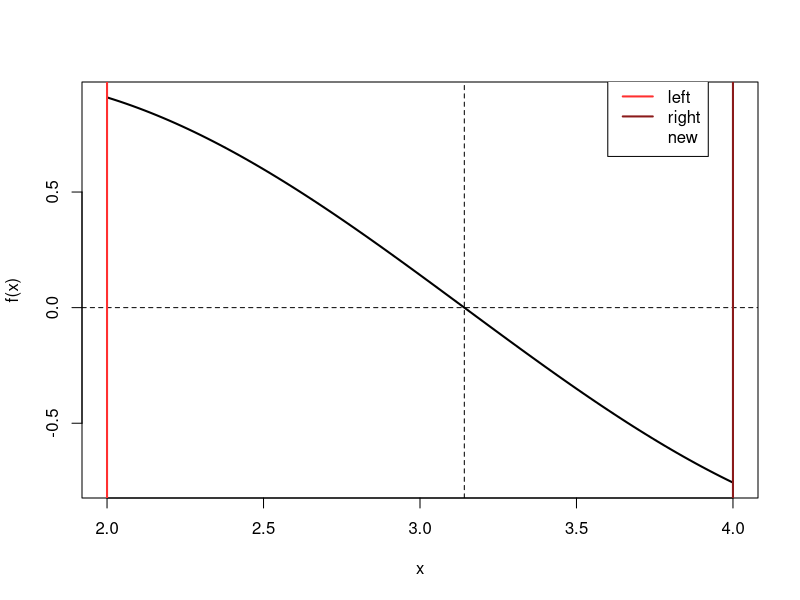
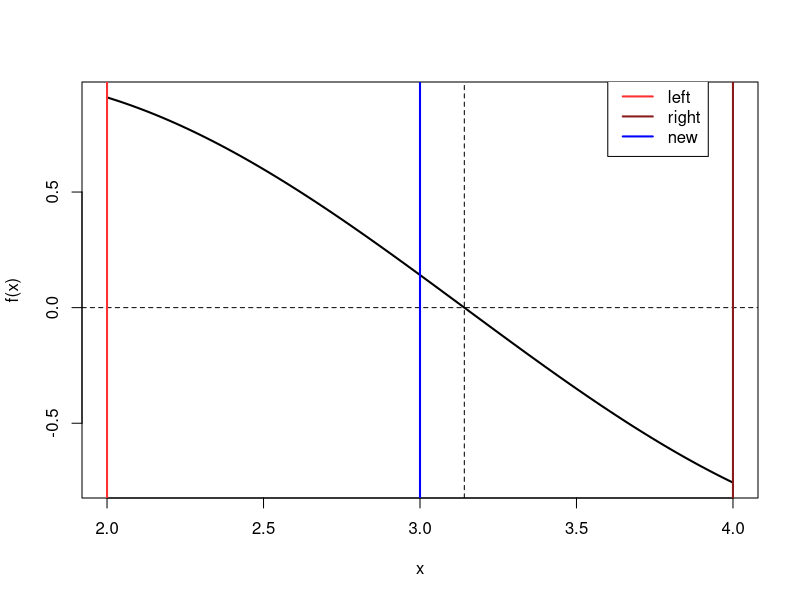
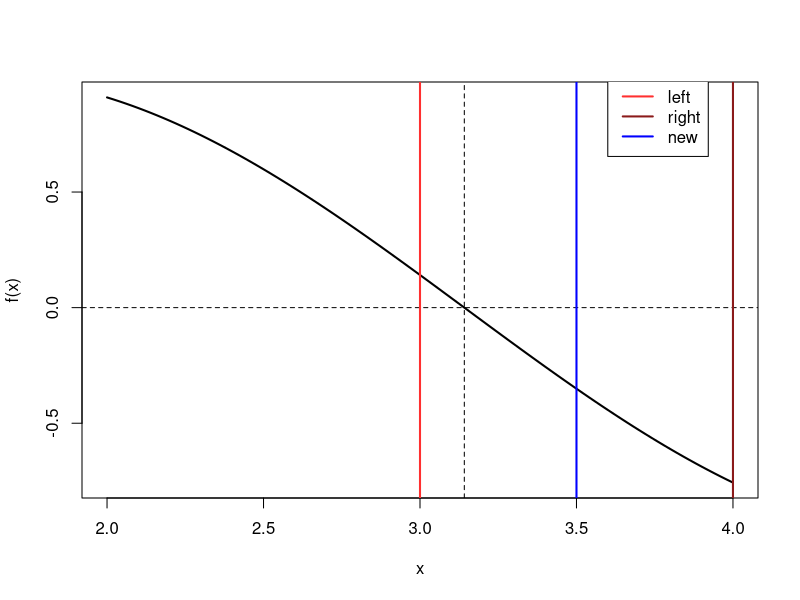
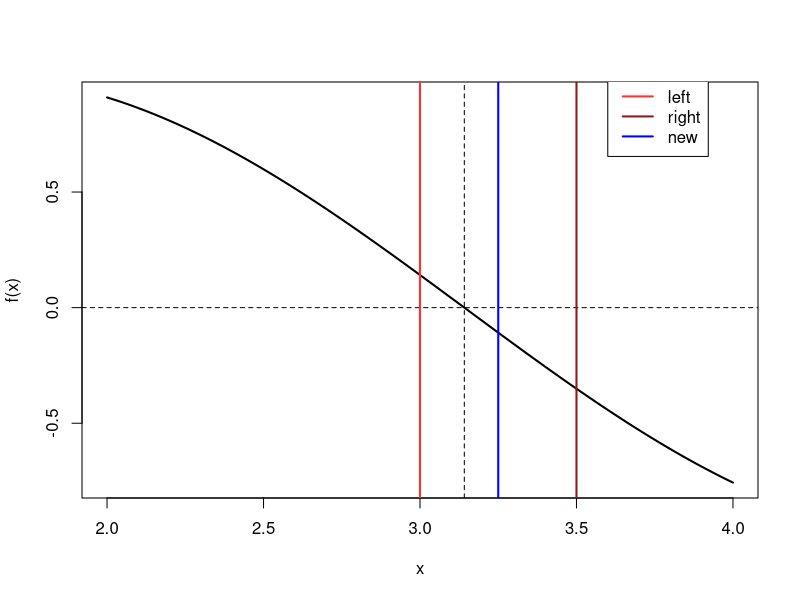
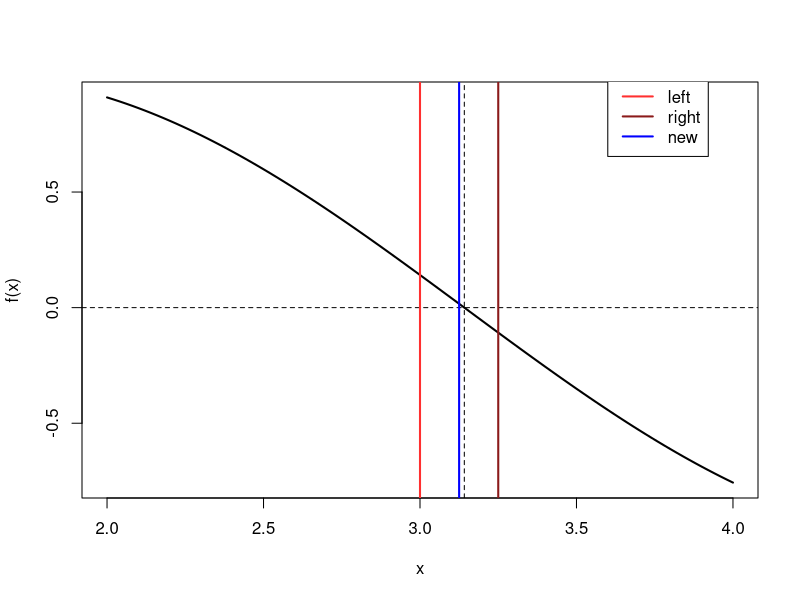
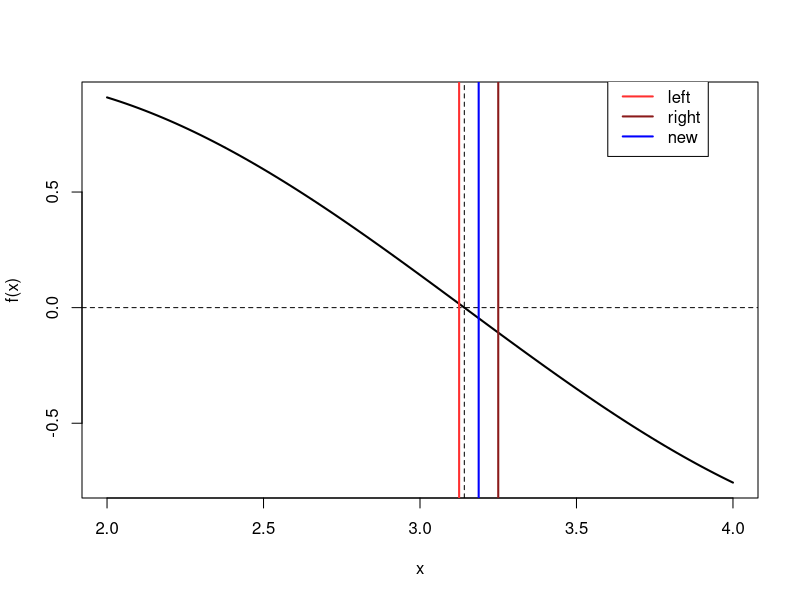
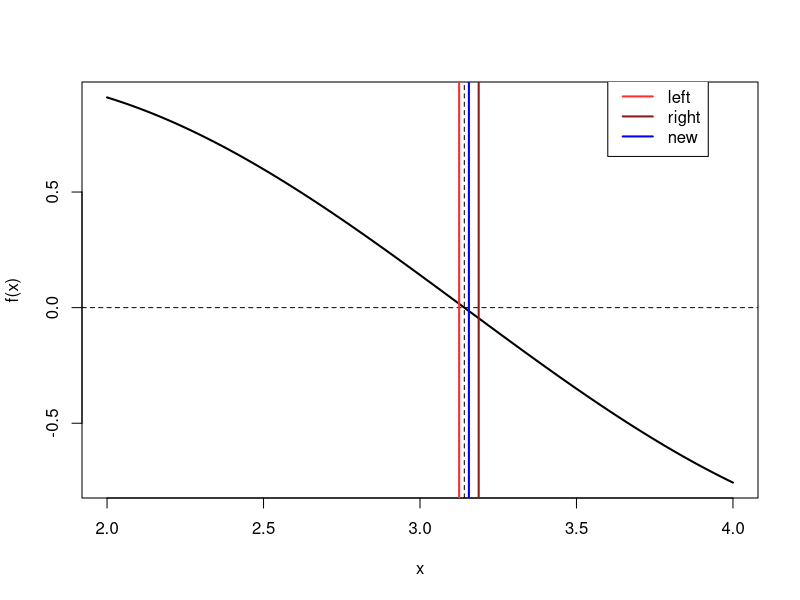

Generate these figures, in order, with R:
bisection = function(a,b, fun, q = .5, max.iter = 10, tol = 0.001) {
  lower = numeric(max.iter)
  upper = numeric(max.iter)
  new = numeric(max.iter)
  root = NA
  
  lower[1] = a
  upper[1] = b
  
  for(i in 1:max.iter) {
    new[i] = q * (lower[i]+upper[i])
    if(fun(new[i]) == 0 | (upper[i]-lower[i])/2 < tol) {
      print("Root found!")
      root = new[i]
      break
    }
    if(sign(fun(new[i])) == sign(fun(lower[i]))) {
      lower[i+1] = new[i]
      upper[i+1] = upper[i]
    } else {
      lower[i+1] = lower[i]
      upper[i+1] = new[i]
    }
  }
  return(list(root = root, lower = lower, upper = upper, new = new, a = a, b = b))
}

sin.bi = bisection(0.5, 4.5, sin, max.iter = 6)

plot.bisection = function(i, results, real.root = NA, colors = c("firebrick1", "firebrick4", "blue")) {
  curve(sin, results$a, results$b, lwd = 2, ylab = "f(x)")
  abline(h = 0, lty = 2)
  if(!is.na(real.root)) abline(v = real.root, lty = 2)
  abline(v = results$lower[i], lwd = 2, col = colors[1])
  abline(v = results$upper[i], lwd = 2, col = colors[2])
  abline(v = results$new[i], lwd = 2,  col = colors[3])
  legend(3.6, 1, c("left", "right", "new"), col = colors, lwd = 2)
}

pi = base::pi


sin.bi = bisection(2, 4, sin, max.iter = 6)

png('figure_man/bisection0.png', width = 480, height = 320)
plot.bisection(1, sin.bi, real.root = pi, colors = c("firebrick1", "firebrick4", NA))
dev.off()

png('figure_man/bisection1.png', width = 480, height = 320)
plot.bisection(1, sin.bi, real.root = pi)
dev.off()

png('figure_man/bisection2.png', width = 480, height = 320)
plot.bisection(2, sin.bi, real.root = pi)
dev.off()

png('figure_man/bisection3.png', width = 480, height = 320)
plot.bisection(3, sin.bi, real.root = pi)
dev.off()

png('figure_man/bisection4.png', width = 480, height = 320)
plot.bisection(4, sin.bi, real.root = pi)
dev.off()

png('figure_man/bisection5.png', width = 480, height = 320)
plot.bisection(5, sin.bi, real.root = pi)
dev.off()

png('figure_man/bisection6.png', width = 480, height = 320)
plot.bisection(6, sin.bi, real.root = pi)
dev.off()
